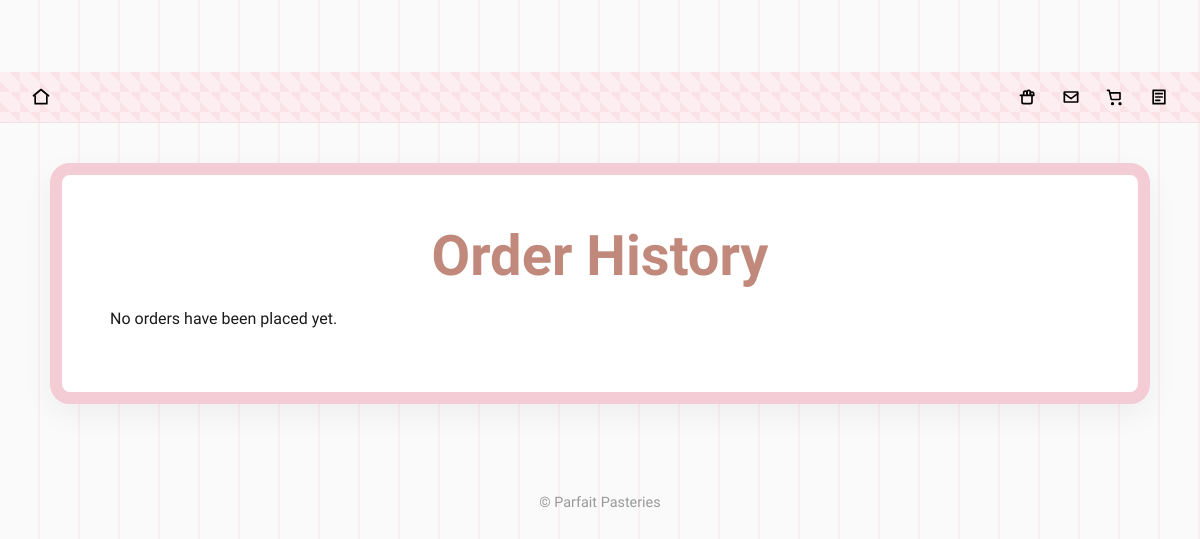
Before: /order_history with the older database file.
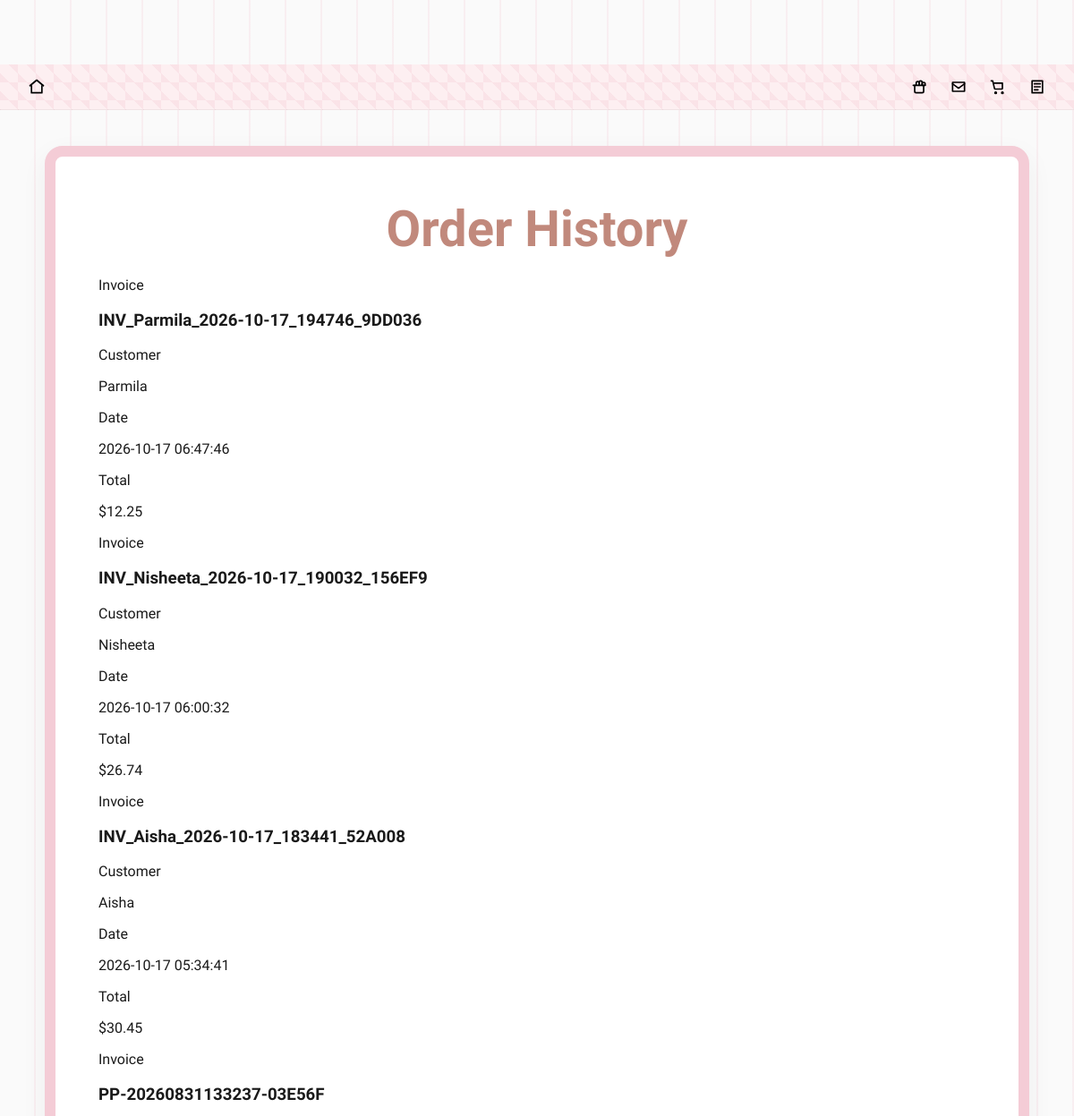
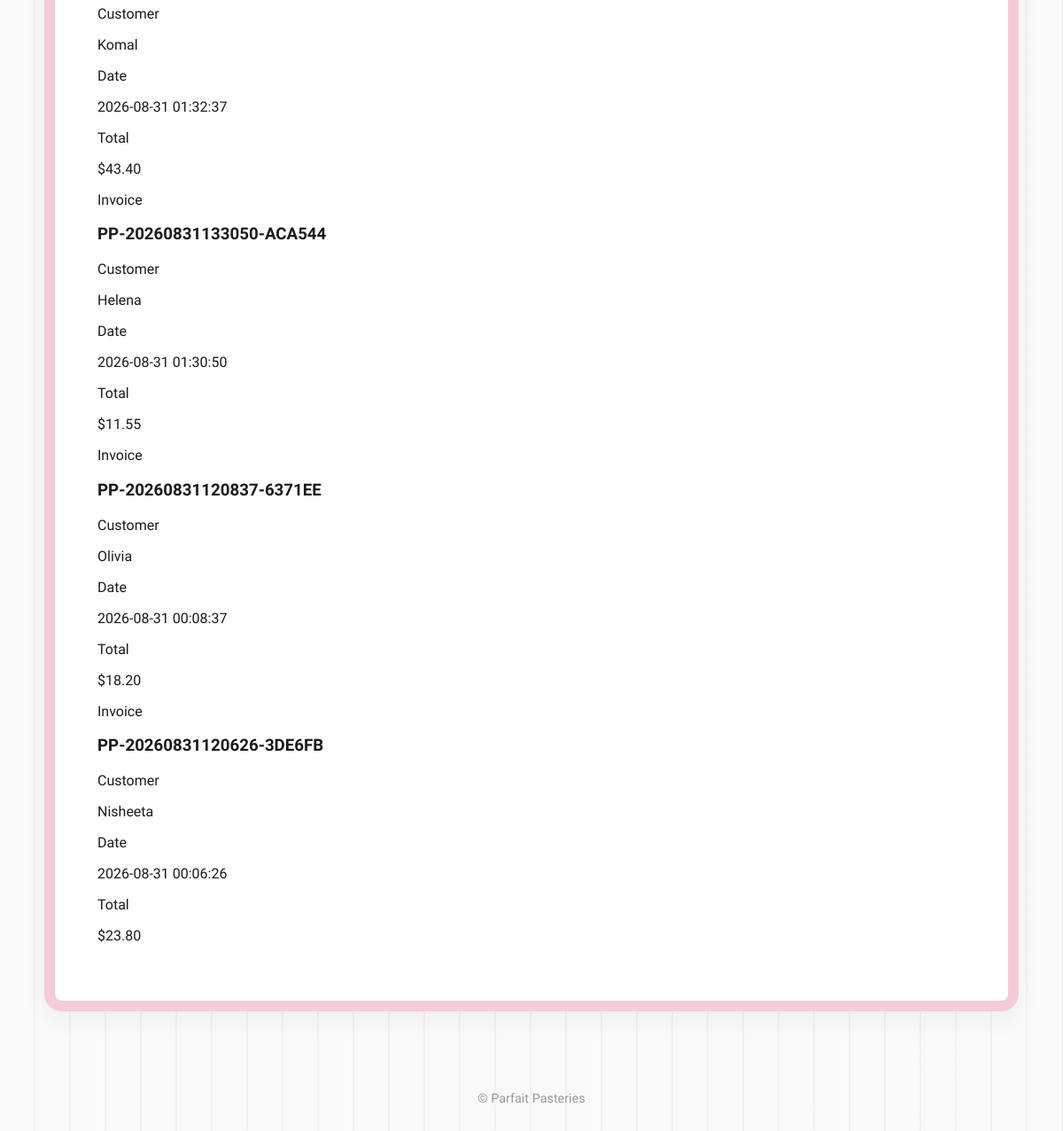
After: the same page with the newer database file (2 pictures, top to bottom).
### tables this page shows
CREATE TABLE orders (
                order_id INTEGER PRIMARY KEY AUTOINCREMENT,
                invoice_number TEXT,
                customer_name TEXT,
                items TEXT,
                addons TEXT,
                total REAL,
                date TIMESTAMP DEFAULT CURRENT_TIMESTAMP
            , customer_email TEXT, customer_phone TEXT, delivery_address TEXT);

### app.py (the view)
@app.route('/order_history')
def order_history_page():
    with closing(sqlite3.connect(DB_PATH)) as conn:
        conn.row_factory = sqlite3.Row
        orders = conn.execute(
            'SELECT * FROM orders ORDER BY date DESC'
        ).fetchall()
    return render_template('order_history.html', orders=orders)

### templates/order_history.html
{% extends "base.html" %}
{% block content %}
<section class="page-shell">
    <div class="page-box wavy-box" style="max-width: 980px; width: 100%;">
        <h2 class="cursive-title">Order History</h2>
        {% if orders %}
            <div class="history-list">
                {% for order in orders %}
                <div class="history-item">
                    <div>
                        <p class="label">Invoice</p>
                        <h3>{{ order.invoice_number }}</h3>
                    </div>
                    <div>
                        <p class="label">Customer</p>
                        <p>{{ order.customer_name }}</p>
                    </div>
                    <div>
                        <p class="label">Date</p>
                        <p>{{ order.date }}</p>
                    </div>
                    <div>
                        <p class="label">Total</p>
                        <p>${{ "%.2f"|format(order.total) }}</p>
                    </div>
                </div>
                {% endfor %}
            </div>
        {% else %}
            <p class="empty-state">No orders have been placed yet.</p>
        {% endif %}
    </div>
</section>
{% endblock %}

### templates/base.html (shortened to what this page needs)
<!doctype html>
<html lang="en">
<head>
    <link rel="stylesheet" href="{{ url_for('static', filename='css/style.css') }}">
</head>
<body>
<header class="site-header">
    <div class="header-inner">
        <a href="{{ url_for('index') }}" class="header-icon" aria-label="Home">
            <svg viewBox="0 0 24 24" fill="none" stroke="currentColor" stroke-width="2" stroke-linecap="round" stroke-linejoin="round">
                <path d="M3 10.5L12 3l9 7.5"></path>
                <path d="M5 10.5V20h14V10.5"></path>
            </svg>
        </a>
        <div class="header-icons">
            <a href="{{ url_for('best_sellers_page') }}" class="header-icon" aria-label="Best Sellers">
            </a>
            <a href="{{ url_for('feedback_page') }}" class="header-icon" aria-label="Email">
                <svg viewBox="0 0 24 24" fill="none" stroke="currentColor" stroke-width="2" stroke-linecap="round" stroke-linejoin="round">
                    <path d="M4 6h16v12H4z"></path>
                    <path d="M4 8l8 6 8-6"></path>
                </svg>
            </a>
            <a href="{{ url_for('addons_page') }}" class="header-icon" aria-label="Cart">
                <svg viewBox="0 0 24 24" fill="none" stroke="currentColor" stroke-width="2" stroke-linecap="round" stroke-linejoin="round">
                    <circle cx="9" cy="20" r="1"></circle>
                    <circle cx="18" cy="20" r="1"></circle>
                    <path d="M3 4h2l2.4 10.2a1 1 0 0 0 1 .8h8.6a1 1 0 0 0 1-.8L18 7H6"></path>
                </svg>
            </a>
            <a href="{{ url_for('order_history_page') }}" class="header-icon" aria-label="Order history">
                <svg viewBox="0 0 24 24" fill="none" stroke="currentColor" stroke-width="2" stroke-linecap="round" stroke-linejoin="round">
                    <path d="M5 4h14v16H5z"></path>
                    <path d="M8 8h8"></path>
                    <path d="M8 12h8"></path>
                    <path d="M8 16h5"></path>
                </svg>
            </a>
        </div>
    </div>
</header>
<main>
    {% block content %}{% endblock %}
</main>
<footer style="padding:30px 20px;text-align:center;color:#999;font-size:0.9rem;">
    © {{ current_year if current_year is defined else "" }} Parfait Pasteries
</footer>
</body>
</html>

### static/css/style.css (style rules this page uses)
body, html { margin: 0; padding: 0; font-family: 'Poppins', 'Quicksand', sans-serif; color: #1a1a1a; background-color: #FAFAFA; background-image: repeating-linear-gradient( 90deg, transparent, transparent 38px, rgba(244, 204, 214, 0.25) 38px, rgba(244, 204, 214, 0.25) 40px ); }
a { text-decoration: none; }
.page-shell { display: flex; justify-content: center; align-items: flex-start; gap: 40px; padding: 40px 24px 60px; max-width: 1200px; margin: 0 auto; }
.page-box { margin-top: 0; }
.wavy-box { background-color: white; padding: 40px; border: 12px solid #F4CCD6; border-radius: 20px; box-shadow: 0 10px 30px rgba(0,0,0,0.05); }
.wavy-box { position: relative; overflow: visible; }
.cursive-title { font-family: 'Great Vibes', cursive; font-size: 3.5rem; text-align: center; color: #C1897C; margin: 0 0 20px 0; }
.site-header { background-color: #fdeff1; background-image: repeating-linear-gradient(45deg, rgba(244,204,214,0.35) 25%, transparent 25%, transparent 75%, rgba(244,204,214,0.35) 75%, rgba(244,204,214,0.35)); background-size: 20px 20px; border-bottom: 1px solid rgba(0,0,0,0.05); position: sticky; top: 0; z-index: 50; }
.header-inner { display: flex; align-items: center; justify-content: space-between; padding: 8px 24px; }
.header-icons { display: flex; gap: 10px; align-items: center; }
.header-icon { display: inline-flex; align-items: center; justify-content: center; color: #000; width: 34px; height: 34px; border-radius: 50%; transition: background-color 180ms ease, transform 180ms ease; }
.header-icon svg { width: 20px; height: 20px; stroke: currentColor; }
body { padding-top: 72px; }
.wavy-box { padding: 48px; }
.pill-card, .wavy-box { transition: transform 180ms ease, box-shadow 180ms ease; }

Changed rows visible on the page:
added orders: invoice_number "INV_Parmila_2026-10-17_194746_9DD036", customer_name "Parmila", date "2026-10-17 06:47:46", total "12.25"
added orders: invoice_number "INV_Nisheeta_2026-10-17_190032_156EF9", customer_name "Nisheeta", date "2026-10-17 06:00:32", total "26.74"
added orders: invoice_number "INV_Aisha_2026-10-17_183441_52A008", customer_name "Aisha", date "2026-10-17 05:34:41", total "30.45"
added orders: invoice_number "PP-20260831133237-03E56F", customer_name "Komal", date "2026-08-31 01:32:37", total "43.40"
added orders: invoice_number "PP-20260831133050-ACA544", customer_name "Helena", date "2026-08-31 01:30:50", total "11.55"
added orders: invoice_number "PP-20260831120837-6371EE", customer_name "Olivia", date "2026-08-31 00:08:37", total "18.20"
added orders: invoice_number "PP-20260831120626-3DE6FB", customer_name "Nisheeta", date "2026-08-31 00:06:26", total "23.80"
Other visible differences:
text no longer shown: "No orders have been placed yet."
